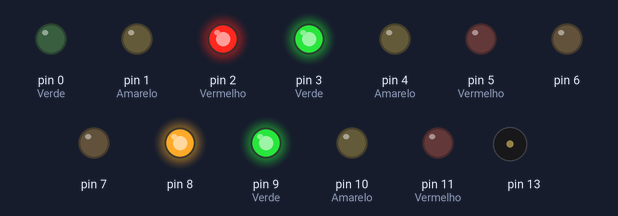
Recording of a sketch running on a simulated Arduino Uno, built with avr-gcc and run on an emulated ATmega328P. Parts: output pins drawn as LEDs (lit = HIGH), buzzer (waves = sounding).

Above: at 1.5 s.
At 4.5 s:
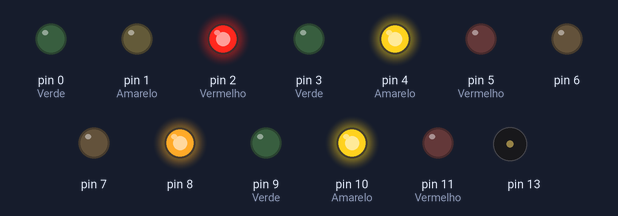
At 6.1 s:
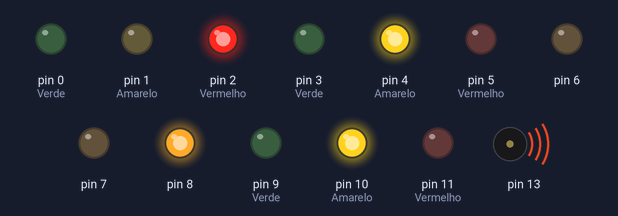
At 7.7 s:
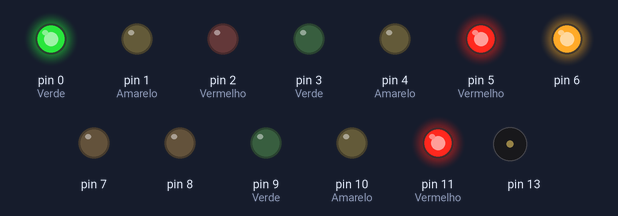
At 10.7 s:
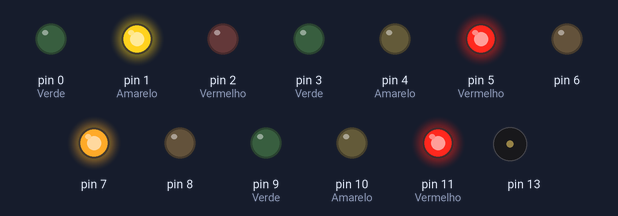
At 12.3 s:
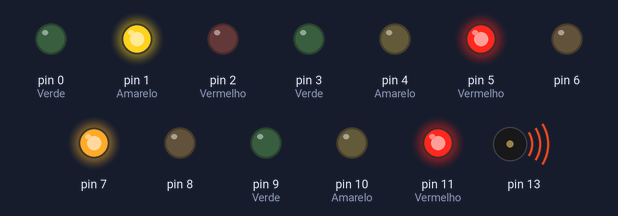
Timing chart, 0 to 16.1 s (numbered marks = the images above):
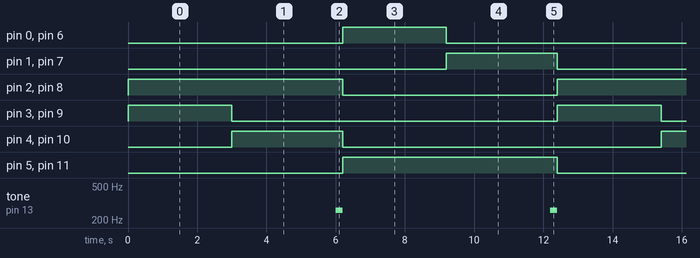

Measured:
- by itself, pin 0 (Verde), pin 3 (Verde), pin 6, pin 9 (Verde): alternates HIGH for 3.0 s and LOW for 9.4 s
- by itself, pin 1 (Amarelo), pin 4 (Amarelo), pin 7, pin 10 (Amarelo): alternates HIGH for 3.2 s and LOW for 9.2 s
- by itself, pin 2 (Vermelho), pin 5 (Vermelho), pin 8, pin 11 (Vermelho): alternates HIGH for 6.2 s and LOW for 6.2 s
- by itself, tone on pin 13: alternates 261 Hz for 0.20 s and silent for 6.0 s

The sketch:

Cruzamento__1_.ino
```cpp
// C++ code
//
void setup()
{
  //Primeiro Semáforo
  pinMode(0, OUTPUT); //Verde
  pinMode(1, OUTPUT); //Amarelo
  pinMode(2, OUTPUT); //Vermelho

  //Segundo Semáforo
  pinMode(3, OUTPUT); //Verde
  pinMode(4, OUTPUT); //Amarelo
  pinMode(5, OUTPUT); //Vermelho

  //Terceiro Semáforo
  pinMode(6, OUTPUT);
  pinMode(7, OUTPUT);
  pinMode(8, OUTPUT);

  //Quarto Semáforo
  pinMode(9, OUTPUT); //Verde
  pinMode(10, OUTPUT); //Amarelo
  pinMode(11, OUTPUT); //Vermelho

  pinMode(13, OUTPUT);

}

void loop()
{
  digitalWrite(3, HIGH);
  digitalWrite(9, HIGH);
  digitalWrite(8, HIGH);
  digitalWrite(2, HIGH);


  digitalWrite(5, LOW);
  digitalWrite(11, LOW);
  digitalWrite(6, LOW);

  digitalWrite(0, LOW);
  digitalWrite(7, LOW);
  digitalWrite(1, LOW);
  delay(3000);

  digitalWrite(3, LOW);
  digitalWrite(9, LOW);
  digitalWrite(4, HIGH);
  digitalWrite(10, HIGH);
  delay(3000);

  tone(13,261);
  delay(200);
  noTone(13);

  digitalWrite(6, HIGH);
  digitalWrite(0, HIGH);

  digitalWrite(8, LOW);
  digitalWrite(2, LOW);
  digitalWrite(4, LOW);

  digitalWrite(10, LOW);
  digitalWrite(5, HIGH);
  digitalWrite(11, HIGH);
  delay(3000);

  digitalWrite(6, LOW);
  digitalWrite(0, LOW);

  digitalWrite(7, HIGH);
  digitalWrite(1, HIGH);
  delay(3000);

  tone(13,261);
  delay(200);
  noTone(13);


}
```
